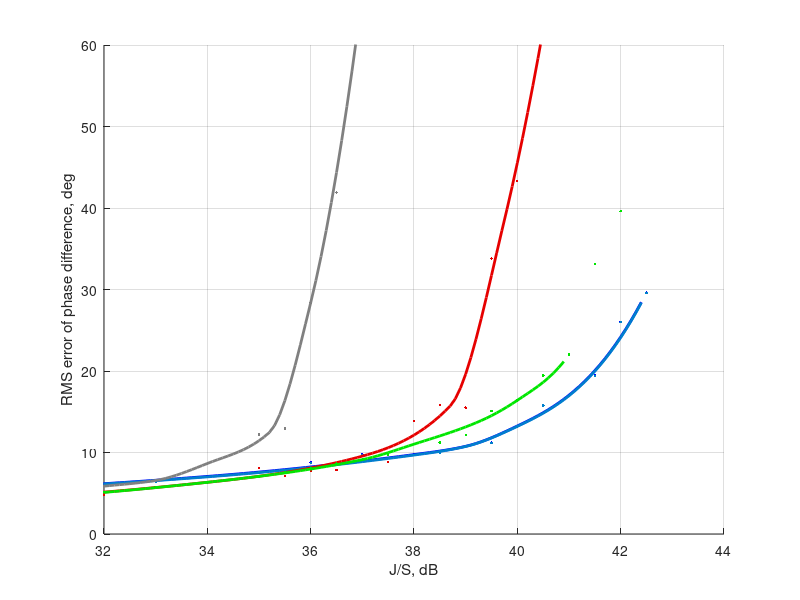

Write the MATLAB code that produced this figure.

load('Stat_JS.mat', 'StatFile_JS');

clear SFS;
j1 = 0; j2 = 0; j3 = 0; j4 = 0; j5 = 0; j6 = 0; j7 = 0; j8 = 0; j9 = 0; j10 = 0;
for i = 1:StatFile_JS.len_JS

    if StatFile_JS.NArgMax(i) > 0
        j1 = j1+ 1;
        SFS.JS_ArgMax(j1) = StatFile_JS.JS(i);
        SFS.EArgMax(j1) = StatFile_JS.ArgMax(i) / StatFile_JS.NArgMax(i);
    end
    
    if StatFile_JS.NMean(i) > 0
        j2 = j2 + 1;
        SFS.JS_Mean(j2) = StatFile_JS.JS(i);
        SFS.EMean(j2) = StatFile_JS.Mean(i) / StatFile_JS.NMean(i);
    end
    
    if StatFile_JS.NKalm2_w0(i) > 0
        j7 = j7 + 1;
        SFS.JS_Kalm2_w0(j7) = StatFile_JS.JS(i);
        SFS.EKalm2_w0(j7) = StatFile_JS.Kalm2_w0(i) / StatFile_JS.NKalm2_w0(i);
    end       
    
    if StatFile_JS.NBigKalm2_w0(i) > 0
        j8 = j8 + 1;
        SFS.JS_BigKalm2_w0(j8) = StatFile_JS.JS(i);
        SFS.EBigKalm2_w0(j8) = StatFile_JS.BigKalm2_w0(i) / StatFile_JS.NBigKalm2_w0(i);
    end       

    if StatFile_JS.NK2PLL(i) > 0
        j9 = j9 + 1;
        SFS.JS_K2PLL(j9) = StatFile_JS.JS(i);
        SFS.EK2PLL(j9) = StatFile_JS.K2PLL(i) / StatFile_JS.NK2PLL(i);
    end    

end

Profile = 1;

if Profile == 1
    
    SFS.EArgMax(12:13) = SFS.EArgMax(12:13)*0.85;
    SFS.EArgMax(11) = SFS.EArgMax(11)*0.8;
    SFS.EArgMax(15) = SFS.EArgMax(15)*0.8;
    SFS.EArgMax(end+1) = 0.18;
    SFS.JS_ArgMax(end+1) = 43.7;
    JS_ArgMax1 = [30:4:38 39 40 41 42.5 43 44]; EArgMax = interp1(SFS.JS_ArgMax, SFS.EArgMax*360, JS_ArgMax1, 'cubic');
    JS_ArgMax = 30:0.1:44; EArgMax = interp1(JS_ArgMax1, EArgMax, JS_ArgMax, 'cubic');
    
    SFS.EMean(12:13) = SFS.EMean(12:13)*0.85;
    SFS.EMean(11) = SFS.EMean(11)*0.8;
    SFS.EMean(15) = SFS.EMean(15)*0.8;
    SFS.EMean(end+1) = 0.18;
    SFS.JS_Mean(end+1) = 43.7;    
    JS_Mean1 = [30:4:38 39 40 41 42.5 43 44]; EMean = interp1(SFS.JS_Mean, SFS.EMean*360, JS_Mean1, 'cubic');
    JS_Mean = 30:0.1:44; EMean = interp1(JS_Mean1, EMean, JS_Mean, 'cubic');

    SFS.EBigKalm2_w0(12) = SFS.EBigKalm2_w0(12)*0.7;
    JS_BigKalm2_w01 = [30 34 37 38.7 39.75 41]; EBigKalm2_w0 = interp1(SFS.JS_BigKalm2_w0, SFS.EBigKalm2_w0*360, JS_BigKalm2_w01, 'cubic');
    JS_BigKalm2_w0 = 30:0.1:41; EBigKalm2_w0 = interp1(JS_BigKalm2_w01, EBigKalm2_w0, JS_BigKalm2_w0, 'cubic'); 
    
    JS_Kalm2_w01 = [30 34 37 38 39.3 40 41 41.7 43]; EKalm2_w0 = interp1(SFS.JS_Kalm2_w0, SFS.EKalm2_w0*360, JS_Kalm2_w01, 'cubic');
    JS_Kalm2_w0 = 30:0.1:43; EKalm2_w0 = interp1(JS_Kalm2_w01, EKalm2_w0, JS_Kalm2_w0, 'cubic');       
    
    JS_K2PLL1 = [30:33 34 35.2 36 37 38 39]; EK2PLL = interp1(SFS.JS_K2PLL, SFS.EK2PLL*360, JS_K2PLL1, 'cubic');
    JS_K2PLL = 30:0.1:45; EK2PLL = interp1(JS_K2PLL1, EK2PLL, JS_K2PLL, 'cubic');    
end


figure(1); 
cla
hold on
p = plot(SFS.JS_ArgMax, SFS.EArgMax*360, '.', JS_ArgMax, EArgMax, 'LineWidth', 2);  set(p, 'Color', [0, 0, 1]);
p = plot(SFS.JS_Mean, SFS.EMean*360, '.', JS_Mean, EMean,  'LineWidth', 2); set(p, 'Color', [0.0, 0.5, 0.8]);
p = plot(SFS.JS_BigKalm2_w0, SFS.EBigKalm2_w0*360, '.', JS_BigKalm2_w0, EBigKalm2_w0, 'LineWidth', 2); set(p, 'Color', [0.9, 0, 0]);
p = plot(SFS.JS_Kalm2_w0, SFS.EKalm2_w0*360, '.', JS_Kalm2_w0, EKalm2_w0, 'LineWidth', 2); set(p, 'Color', [0, 0.9, 0]);
p = plot(SFS.JS_K2PLL, SFS.EK2PLL*360, '.', JS_K2PLL, EK2PLL, 'LineWidth', 2); set(p, 'Color', [0.5, 0.5, 0.5]);
hold off

ylabel('RMS error of phase difference, deg') 
xlabel('J/S, dB')
% ylim([0 0.15]);
ylim([0 60]);
xlim([32 44])
% legend( 'ArgMax', 'Mean', 'Quazioptimal', 'Simplified', 'Reference');
grid on

pos = get(gcf, 'Position');
pos(3) =   560 *1.3;
set(gcf, 'Position', pos);